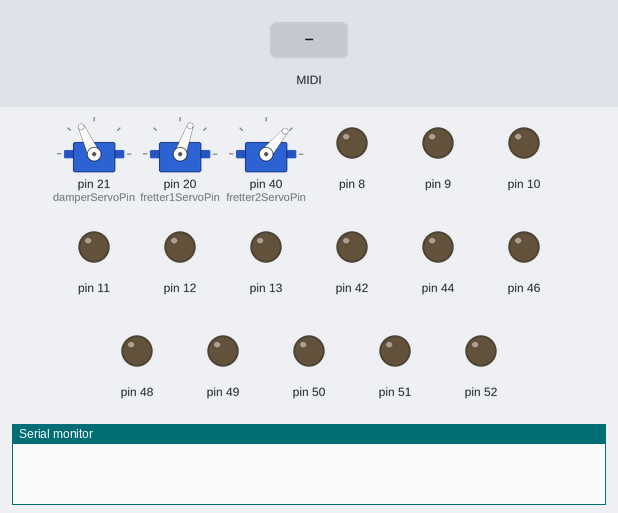
The sketch below on a simulated Arduino Mega 2560, built with avr-gcc and run on an emulated ATmega2560. Shown: 3 × servo, output pins drawn as LEDs (lit = HIGH), the last lines printed to the serial monitor. The inputs (shaded band) are chosen by the test bench. MIDI output is not drawn.

Above: at 1.2 s.
1.3 s: MIDI note 36 received
At 3.1 s:
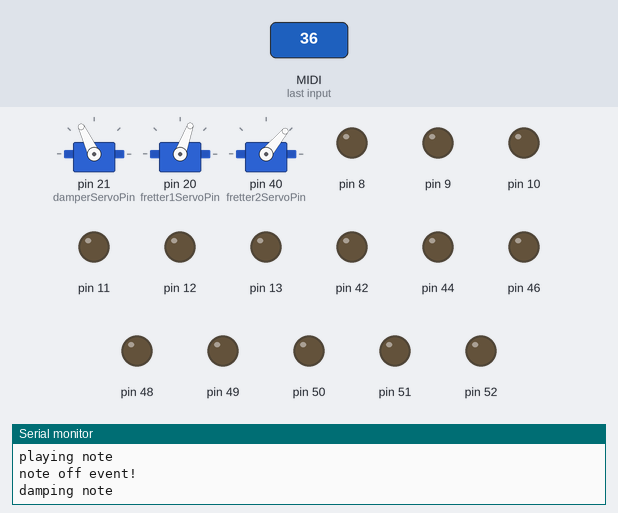
4.3 s: MIDI note 48 received
At 4.54 s:
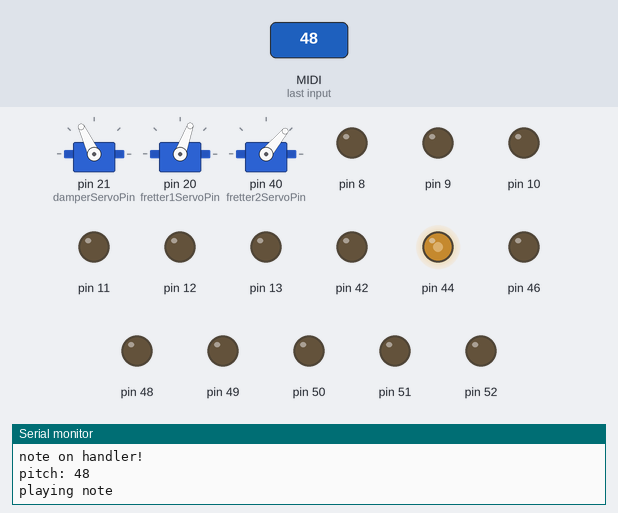
5.9 s: MIDI note 60 received
At 6.17 s:
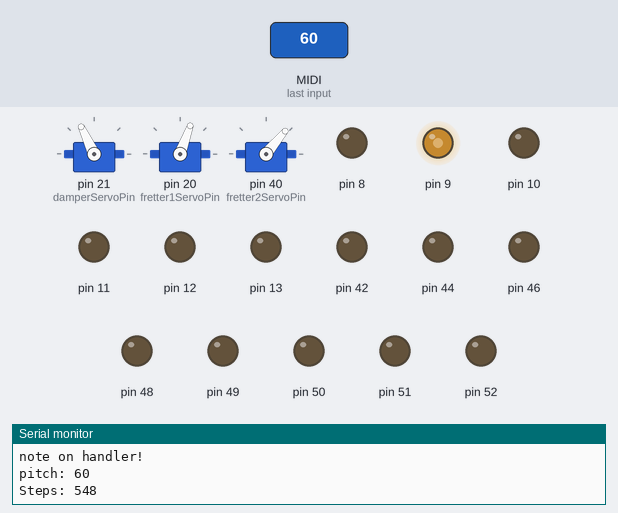
8.9 s: MIDI note 64 received
At 10.7 s:
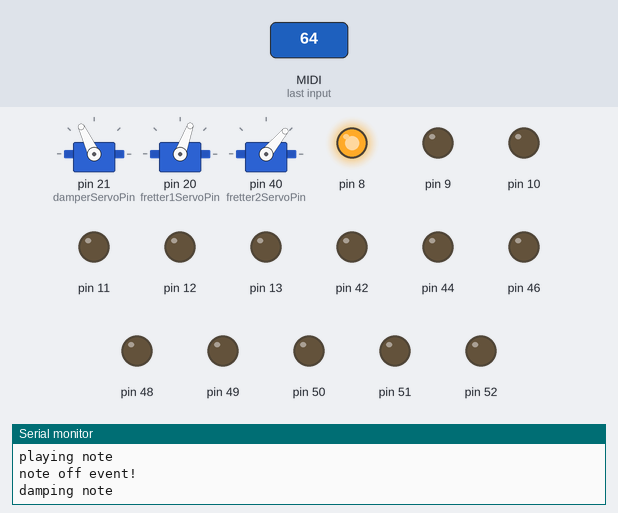
11.9 s: MIDI note 67 received
At 12.0 s:
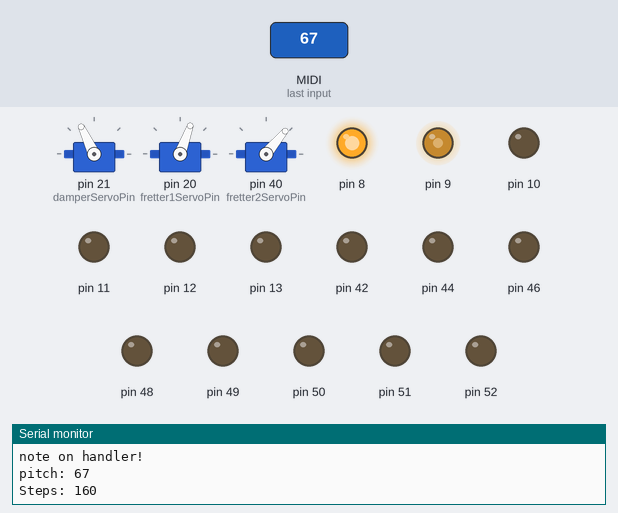
14.9 s: MIDI note 48 received
At 15.14 s:
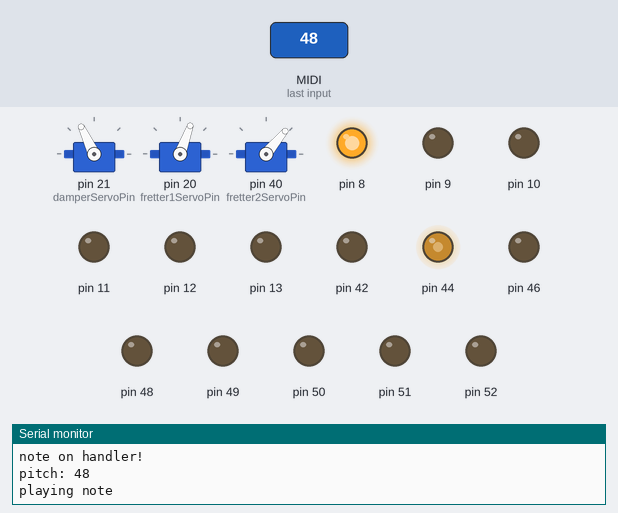
Timing chart, 0 to 17.5 s (numbered marks = the images above; inputs shaded):
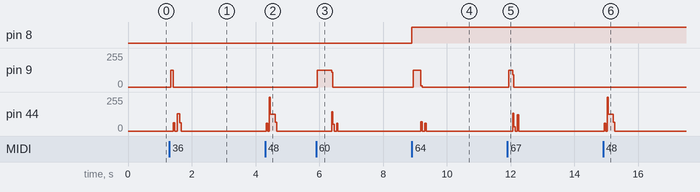

The sketch:

main.ino
```cpp
#include <Servo.h>
#include <MIDI.h>

#define damperServoPin 21
#define fretter1ServoPin 20
#define fretter2ServoPin 40

#define damperOffPos 115
#define damperOnPos 105

#define fretter1OffPos 70
#define fretter1AOnPos 80
#define fretter1BOnPos 50

#define fretter2OffPos 50
#define fretter2AOnPos 30
#define fretter2BOnPos 80

// possible on position for the fretter on the other side OFF=110°, ON=130°
#define totalSteps 200
#define noteSteps 20

#define startingNote 48
#define totalFretter1ANotes 2
#define totalFretter1BNotes 8
#define totalFretter2ANotes 13
#define totalFretter2BNotes 1

struct StepperMotor {
  int enablePin;
  int MSAPin;
  int MSBPin;
  int MSCPin;
  int stepPin;
  int setDirectionPin;
};

//StepperMotor fretterStepper1 = {46, 0, 0, 0, 44, 42};
//StepperMotor pickerStepper = {48, 49, 50, 51, 52, 53};
StepperMotor fretterStepper1 = {48, 49, 50, 51, 52, 53}; // ORIGINAL FRETTER1
StepperMotor fretterStepper2 = {13, 12, 11, 10, 9, 8};
StepperMotor pickerStepper = {46, 0, 0, 0, 44, 42};   // MSCPin, MSBPin and MSCPin pulled LOW

int fretterStepper1APosition = 0;
int fretterStepper1BPosition = 0;
int fretterStepper2APosition = 0;
int fretterStepper2BPosition = 0;

int fretterStepper1Direction = HIGH;
int fretterStepper2Direction = LOW;

int fretter1APositions[] = {94, 217};
int fretter1BPositions[] = {196, 306, 410, 508, 601, 688, 770, 848};
int fretter2APositions[] = {617, 548, 483, 421, 363, 308, 256, 207, 160, 117, 76, 37, 0};
//int fretter2APositions[] = {617, 548, 483, 421, 363, 308, 256, 207, 160, 117, 76, 37, 0};
int fretter2BPositions[] = {80};

bool playingNote = false;
bool frettingNote = false;

bool fretter1LastPlayedNearMiddle = false;
bool fretter2LastPlayedNearMiddle = false;

Servo damper;
Servo fretter1;
Servo fretter2;

MIDI_CREATE_INSTANCE(HardwareSerial, Serial1, midi1);

void setup() {
  midi1.setHandleNoteOn(noteOnHandler);
  midi1.setHandleNoteOff(noteOffHandler);
  midi1.begin(MIDI_CHANNEL_OMNI);  // Listen to all incoming MIDI messages

  damper.attach(damperServoPin);
  fretter1.attach(fretter1ServoPin);
  fretter2.attach(fretter2ServoPin);

  // Stepper A => Fretter 1
  pinMode(fretterStepper1.MSAPin, OUTPUT);
  pinMode(fretterStepper1.MSBPin, OUTPUT);
  pinMode(fretterStepper1.MSCPin, OUTPUT);
  pinMode(fretterStepper1.enablePin, OUTPUT);
  pinMode(fretterStepper1.stepPin, OUTPUT);
  pinMode(fretterStepper1.setDirectionPin, OUTPUT);
  // microstep resolution
  digitalWrite(fretterStepper1.MSAPin, LOW);
  digitalWrite(fretterStepper1.MSBPin, LOW);
  digitalWrite(fretterStepper1.MSCPin, LOW);
  // set initial direction
  digitalWrite(fretterStepper1.setDirectionPin, fretterStepper1Direction);
  // enable (active low)
  digitalWrite(fretterStepper1.enablePin, LOW);


  // Stepper B => Fretter 2
  pinMode(fretterStepper2.MSAPin, OUTPUT);
  pinMode(fretterStepper2.MSBPin, OUTPUT);
  pinMode(fretterStepper2.MSCPin, OUTPUT);
  pinMode(fretterStepper2.enablePin, OUTPUT);
  pinMode(fretterStepper2.stepPin, OUTPUT);
  pinMode(fretterStepper2.setDirectionPin, OUTPUT);
  // microstep resolution
  digitalWrite(fretterStepper2.MSAPin, LOW);
  digitalWrite(fretterStepper2.MSBPin, LOW);
  digitalWrite(fretterStepper2.MSCPin, LOW);
  // set initial direction
  digitalWrite(fretterStepper2.setDirectionPin, fretterStepper2Direction);
  // enable (active low)
  digitalWrite(fretterStepper2.enablePin, LOW);

  // Stepper C => Picker
  pinMode(pickerStepper.enablePin, OUTPUT);
  pinMode(pickerStepper.stepPin, OUTPUT);
  pinMode(pickerStepper.setDirectionPin, OUTPUT);
  // set initial direction
  digitalWrite(pickerStepper.setDirectionPin, LOW);
  // enable (active low)
  digitalWrite(pickerStepper.enablePin, LOW);

  damper.write(damperOffPos);
  fretter1.write(fretter1OffPos);
  fretter2.write(fretter2OffPos);

  Serial.begin(9600);
}

void dampNote() {
  Serial.println("damping note");
  applyServoEffector(damper, 200, damperOnPos);
  applyServoEffector(damper, 0, damperOffPos);
}

void fretNote(Servo fretter, int pos) {
  applyServoEffector(fretter, 0, pos);
}

void applyServoEffector(Servo servo, int delayTime, int pos) {
  servo.write(pos);
  delay(delayTime);
}

// wheel diameter = 22.3 mm
// distance travelled in one stepper motor revolution (200 steps) = 22.3(3.14) = 70.022 mm
// distance travelled in one step = 70.022/200 = 0.35011 mm

void playNote() {
  Serial.println("playing note");
  moveStepper(pickerStepper, noteSteps, LOW);
  delay(100);

  while(playingNote) {
    moveStepper(pickerStepper, noteSteps, LOW);
    midi1.read();
  }
  disengageFretters();
  dampNote();
}

void noteOffHandler(byte channel, byte pitch, byte velocity) {
  Serial.println("note off event!");
  playingNote = false;
}

void noteOnHandler(byte channel, byte pitch, byte velocity) {
  Serial.println("note on handler!");
  playingNote = true;

  int note = (int)(pitch);
  Serial.print("pitch: ");
  Serial.println(note);

  if (velocity > 0) {
    if (note == startingNote) {
      // MIDI -> 48
      //open string => C4
    }
    else if(note > startingNote && note <= 50) {
    //} else if (note > startingNote && note <= (startingNote + totalFretter1ANotes)) {
      // A4# to C5#

      int stepsFromOrigin = fretter1APositions[note - (startingNote + 1)];
      Serial.print("Steps: ");
      Serial.println(stepsFromOrigin);

      if (fretterStepper1APosition < stepsFromOrigin) {
        fretterStepper1Direction = LOW; // go away from origin;
      } else {
        fretterStepper1Direction = HIGH;
      }

      int stepsToMove = stepsFromOrigin - fretterStepper1APosition;
      moveStepper(fretterStepper1, abs(stepsToMove), fretterStepper1Direction);

      fretterStepper1APosition += stepsToMove;
      fretterStepper1BPosition += stepsToMove;
      //      updateFretterPositions(fretterStepper1APosition, fretterStepper1BPosition, stepsToMove);

      fretNote(fretter1, fretter1AOnPos);
    //} else if (note > (startingNote + totalFretter1ANotes) && note <= (startingNote + totalFretter1ANotes + totalFretter1BNotes)) {
    }
    else if (note > 50 && note <= 58) {

      fretter1LastPlayedNearMiddle = (note == 58) ? true : false;
      if(fretter1LastPlayedNearMiddle && fretter2LastPlayedNearMiddle) {
        Serial.println("fretter 2 last played near middle, moving it out of the way");
        fretter2LastPlayedNearMiddle = false;
        // move fretter2 to 548 steps from origin (MIDI note == 60)
        // move from MIDI note 59 to 60 (617 steps to 548)
        int stepsToMove = 69;
        moveStepper(fretterStepper2, stepsToMove, HIGH);

        fretterStepper2APosition -= stepsToMove;
        fretterStepper2BPosition -= stepsToMove;

      }

      Serial.print("fretter1LastPlayedNearMiddle: ");
      Serial.println(fretter1LastPlayedNearMiddle);

      int stepsFromOrigin = fretter1BPositions[note - 51];
      Serial.print("Steps: ");
      Serial.println(stepsFromOrigin);

      if (fretterStepper1BPosition < stepsFromOrigin) {
        fretterStepper1Direction = LOW; // go away from origin;
      } else {
        fretterStepper1Direction = HIGH;
      }

      int stepsToMove = stepsFromOrigin - fretterStepper1BPosition;
      if(note < 55) {
        stepsToMove += 20;
      }
      else {
        stepsToMove += 18;
      }
      moveStepper(fretterStepper1, abs(stepsToMove), fretterStepper1Direction);

      fretNote(fretter1, fretter1BOnPos);
      fretterStepper1APosition += stepsToMove;
      fretterStepper1BPosition += stepsToMove;

    }
    else if (note > 58 && note <= 71) {

      fretter2LastPlayedNearMiddle = (note == 59) ? true : false;

      if(fretter1LastPlayedNearMiddle && fretter2LastPlayedNearMiddle) {
        Serial.println("fretter 1 last played near middle, moving it out of the way");
        fretter1LastPlayedNearMiddle = false;
        // move fretter2 to 548 steps from origin (MIDI note == 60)
        // move from MIDI note 59 to 60 (617 steps to 548)
        int stepsToMove = 78;
        moveStepper(fretterStepper1, stepsToMove, HIGH);
        fretterStepper1APosition -= stepsToMove;
        fretterStepper1BPosition -= stepsToMove;

      }

      int stepsFromOrigin = fretter2APositions[note - 59];

      Serial.print("Steps: ");
      Serial.println(stepsFromOrigin);

      if (fretterStepper2APosition < stepsFromOrigin) {
        fretterStepper2Direction = LOW; // go away from origin;
      } else {
        fretterStepper2Direction = HIGH;
      }

      int stepsToMove = stepsFromOrigin - fretterStepper2APosition;

      moveStepper(fretterStepper2, abs(stepsToMove), fretterStepper2Direction);

      fretNote(fretter2, fretter2AOnPos);
      fretterStepper2APosition += stepsToMove;
      fretterStepper2BPosition += stepsToMove;
    }

    else {

      // MIDI note 72
      int stepsFromOrigin = fretter2BPositions[0];
      Serial.print("Steps: ");
      Serial.println(stepsFromOrigin);

      if (fretterStepper2BPosition < stepsFromOrigin) {
        fretterStepper2Direction = LOW; // go away from origin;
      } else {
        fretterStepper2Direction = HIGH;
      }

      int stepsToMove = stepsFromOrigin - fretterStepper2BPosition;

      moveStepper(fretterStepper2, abs(stepsToMove), fretterStepper2Direction);

      fretNote(fretter2, fretter2BOnPos);
      fretterStepper2APosition += stepsToMove;
      fretterStepper2BPosition += stepsToMove;
    }
  }
  playNote();
}

void disengageFretters() {
  fretNote(fretter1, fretter1OffPos);
  fretNote(fretter2, fretter2OffPos);
}

void moveStepper(StepperMotor stepper, int stepsToMove, int stepperCurrentDirection) {
  digitalWrite(stepper.setDirectionPin, stepperCurrentDirection);

  for (int i = 0; i < stepsToMove; i++) {
    digitalWrite(stepper.stepPin, HIGH);
    delayMicroseconds(505);
    digitalWrite(stepper.stepPin, LOW);
    delayMicroseconds(505);
  }
}

void loop() {
  midi1.read();
}
```

full-speed-test.ino
```cpp
//#include <AccelStepper.h>
//#include <Servo.h>
//#include <MIDI.h>
//
//const int enableStepperA = 48;
//const int MS1StepperA = 49;
//const int MS2StepperA = 50;
//const int MS3StepperA = 51;
//const int stepStepperA = 52;
//const int setDirStepperA = 53;
//
//const int damperServoPin = 21;
//
//const int maxStepperSpeed = 1000;
//const int totalSteps = 200;
//const int noteSteps = 40;
//const int halvedNoteSteps = 20;
//
//const int damperOffPos = 125;
//const int damperOnPos = 135;
//
//int numberNotesPlayed = 0;
//
//bool playingNote = false;
//
//Servo damper;
//AccelStepper stepper(1, stepStepperA, setDirStepperA);
//MIDI_CREATE_INSTANCE(HardwareSerial, Serial1, midi1);
//
//void setup()
//{
//  midi1.setHandleNoteOn(noteOnHandler);
//  midi1.setHandleNoteOff(noteOffHandler);
//
//  midi1.begin(MIDI_CHANNEL_OMNI);  // Listen to all incoming MIDI messages
//
//  damper.attach(damperServoPin);
//
//  pinMode(MS1StepperA, OUTPUT);
//  pinMode(MS2StepperA, OUTPUT);
//  pinMode(MS3StepperA, OUTPUT);
//  pinMode(enableStepperA, OUTPUT);
//  pinMode(stepStepperA, OUTPUT);
//  pinMode(setDirStepperA, OUTPUT);
//
//  // microstep resolution
//  digitalWrite(MS1StepperA, LOW);
//  digitalWrite(MS2StepperA, LOW);
//  digitalWrite(MS3StepperA, LOW);
//
//  // set initial direction
//  digitalWrite(setDirStepperA, HIGH);
//
//  // enable (active low)
//  digitalWrite(enableStepperA, LOW);
//
//
//  Serial.begin(9600);
//  //setStepperSpeed(maxStepperSpeed);
//  // stepper.setMaxSpeed(maxStepperSpeed);
//  // stepper.setAcceleration(1000);
//  damper.write(damperOffPos);
//}
//
//void setStepperSpeed(int speed) {
//  // stepper.setMaxSpeed(maxStepperSpeed);
//  stepper.setSpeed(speed);
//  //stepper.setMaxSpeed(maxStepperSpeed);
//  //stepper.setAcceleration(1000);
//}
//
//void noteOnHandler(byte channel, byte pitch, byte velocity) {
//  Serial.println("running noteOnHandler");
//  Serial.print("channel: ");
//  Serial.println(channel);
//  Serial.print("pitch: ");
//  Serial.println(pitch);
//  Serial.print("velocity: ");
//  Serial.println(velocity);
//
//  if(velocity > 0) {
//    playNote();
//  }
//}
//
//void noteOffHandler(byte channel, byte pitch, byte velocity) {
//  Serial.println("running noteOffHandler");
//}
//
//void playNote() {
//  //Serial.println("running playNote");
//  stepper.moveTo(noteSteps);
//  playingNote = true;
//  numberNotesPlayed += 1;
//  Serial.print(numberNotesPlayed);
//  Serial.println(" notes played");
//
//  // moveTo() also recalculates the speed for the next step, so need to set speed after calling it
//  setStepperSpeed(maxStepperSpeed);
//}
//
//void loop() {
//  if(analogRead(A10) > 1000 && !playingNote) {
//    playingNote = true;
//    stepper.moveTo(totalSteps);
//    stepper.setMaxSpeed(maxStepperSpeed);
//    stepper.setSpeed(maxStepperSpeed);
//  }
//
//  if(stepper.distanceToGo() == 0 && playingNote) {
//    stepper.setCurrentPosition(0);
//    playingNote = false;
//    delay(50);
//  }
//  stepper.runSpeedToPosition();
//}
```

Measured:
- after the input at 1.3 s, pin 9: 0/255 → 127/255 at once, → 0/255 0.08 s later; pin 44: 0/255 → 128/255 after 0.25 s, → 0/255 0.08 s later
- after the input at 4.3 s, pin 44: 0/255 → 127/255 at once, → 0/255 0.28 s later
- after the input at 5.9 s, pin 9: 0/255 → 127/255 at once, → 0/255 0.44 s later
- after the input at 8.9 s, pin 8: LOW → HIGH at once; pin 9: 0/255 → 127/255 at once, → 0/255 0.24 s later; pin 44: 0/255 → 68/255 after 0.28 s, → 0/255 0.04 s later, → 58/255 0.09 s later, → 0/255 0.04 s later
- after the input at 11.9 s, pin 9: 0/255 → 127/255 at once, → 0/255 0.12 s later
- after the input at 14.9 s, pin 44: 0/255 → 127/255 at once, → 0/255 0.28 s later
